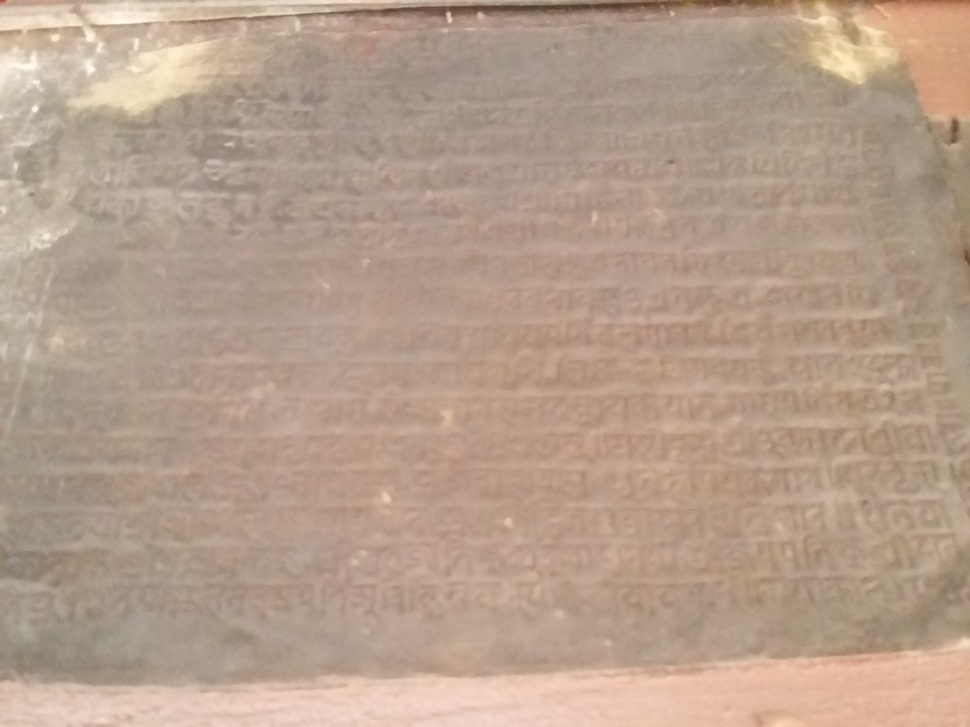
#> input picture Face cam/try/1.jpg, 970 x 727 px, shrunk from 3264 x 2448 before the run, given in place of the camera
$ python 'edge detect.py'   (older library calls are emulated)
#> lines starting #> are read from the running program, lines starting #| are printed output that depends on the picture
import cv2
import numpy as np

cap=cv2.VideoCapture(0)


while True:
    _,frame = cap.read()
#> frame is the input picture: shape (727, 970, 3); mean B, G, R 140.7, 158.7, 182.5

    laplacion=cv2.Laplacian(frame,cv2.CV_64F)
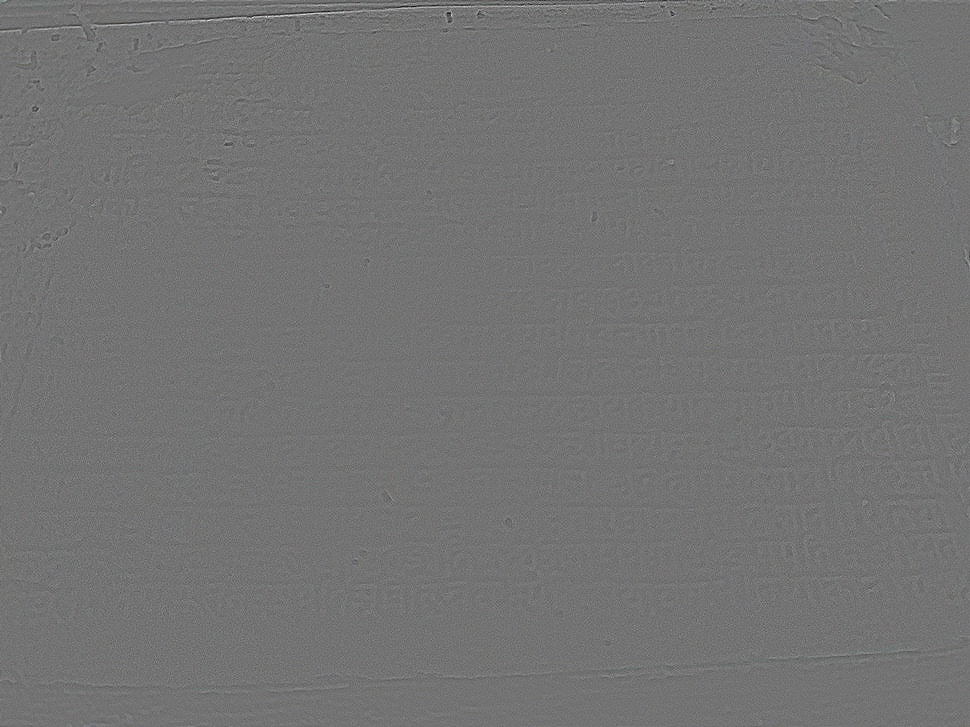
#> laplacion: shape (727, 970, 3) float64; mean B, G, R 0, 0, 0; drawn with min black and max white
    sobelx=cv2.Sobel(frame,cv2.CV_64F,1,0,ksize=5)
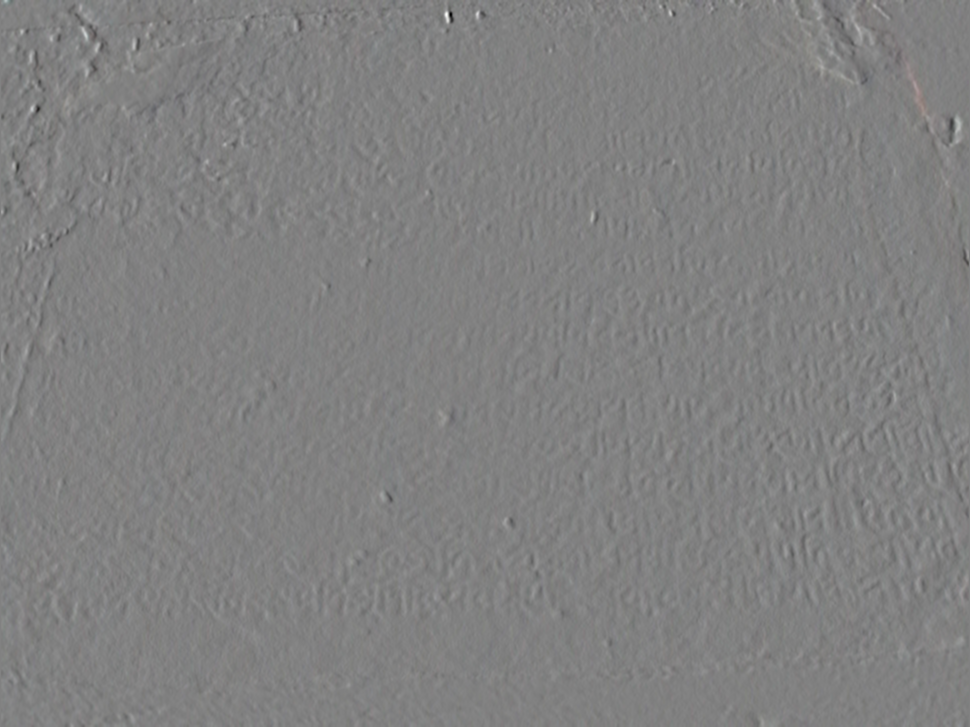
#> sobelx: shape (727, 970, 3) float64; mean B, G, R -3.8, -2.5, -0.9; drawn with min black and max white
    edges=cv2.Canny(frame,100,100)
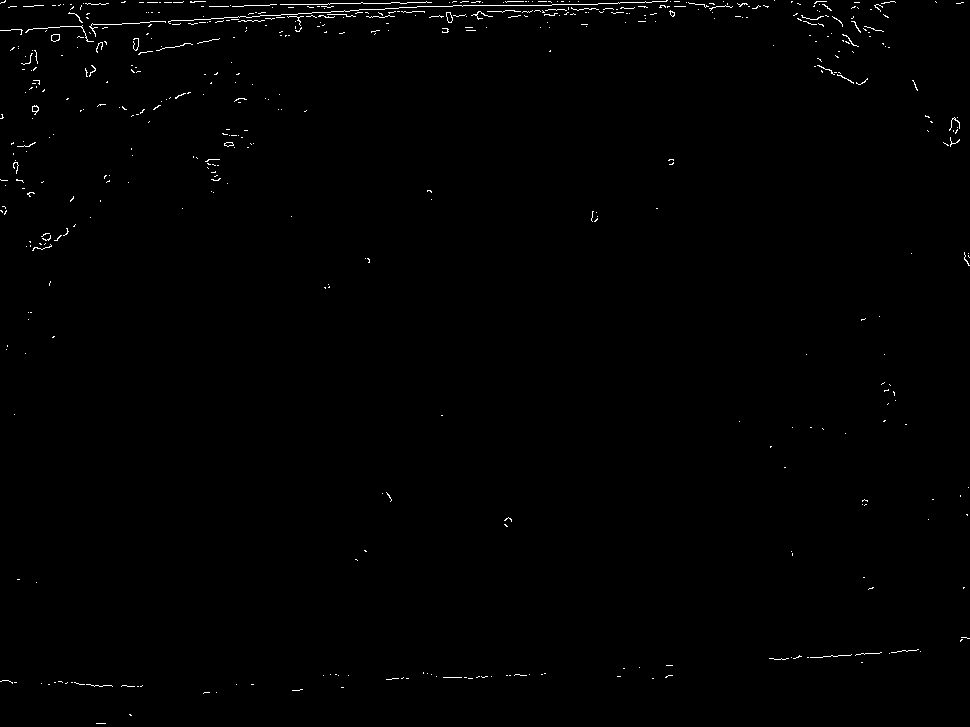
#> edges: shape (727, 970); 0.59% white in thin lines or dots
    cv2.imshow('sdf',edges)


    k=cv2.waitKey(5)&0xFF
#> (key Esc is pressed here)
    if k==27:
        break

cv2.destroyAllWindows()
cap.release()

$ run again, on Face cam/try/2.jpg
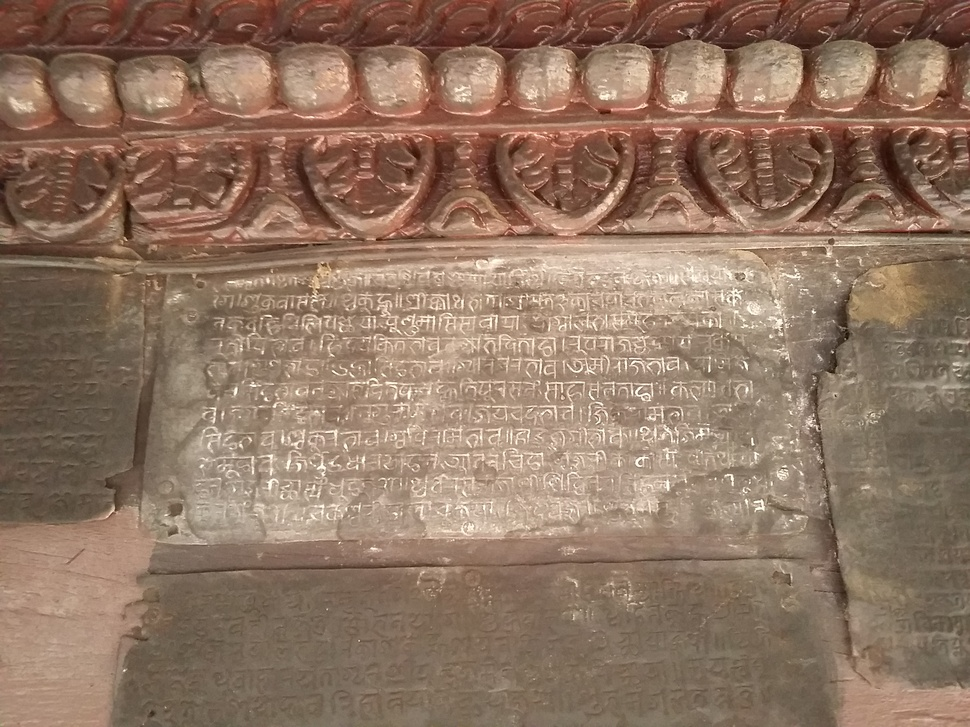
#> input picture Face cam/try/2.jpg, 970 x 727 px, shrunk from 3264 x 2448 before the run, given in place of the camera
#> frame is the input picture: shape (727, 970, 3); mean B, G, R 98.3, 117.2, 143.8
#> `sobelx=cv2.Sobel(frame,cv2.CV_64F,1,0,ksize=5)`:
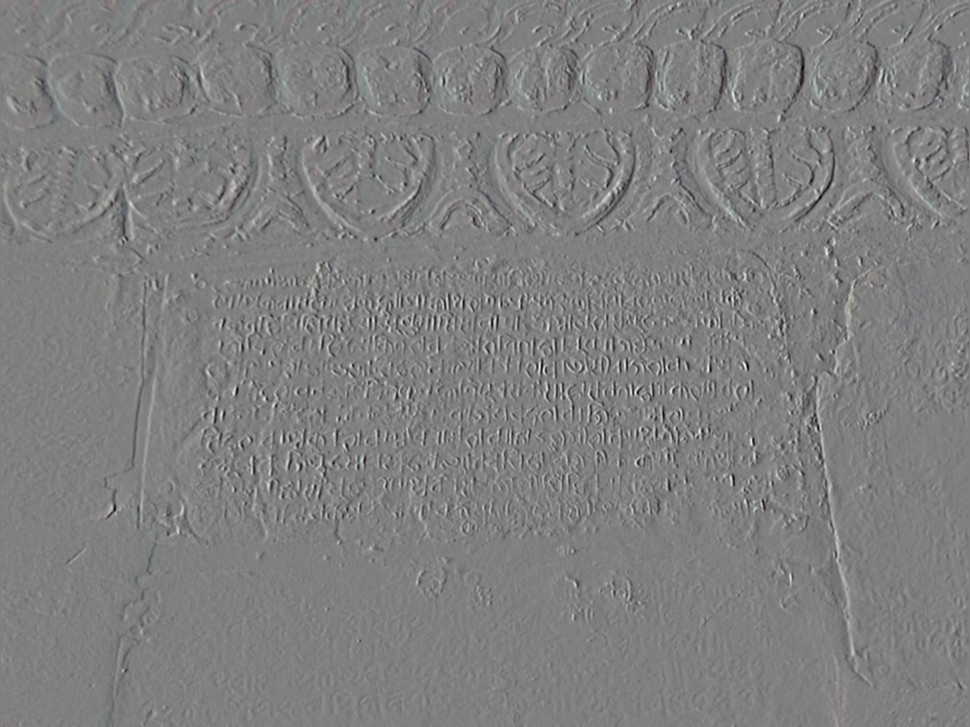
#> sobelx: shape (727, 970, 3) float64; mean B, G, R 0.6, 0.6, 0.1; drawn with min black and max white
#> `edges=cv2.Canny(frame,100,100)`:
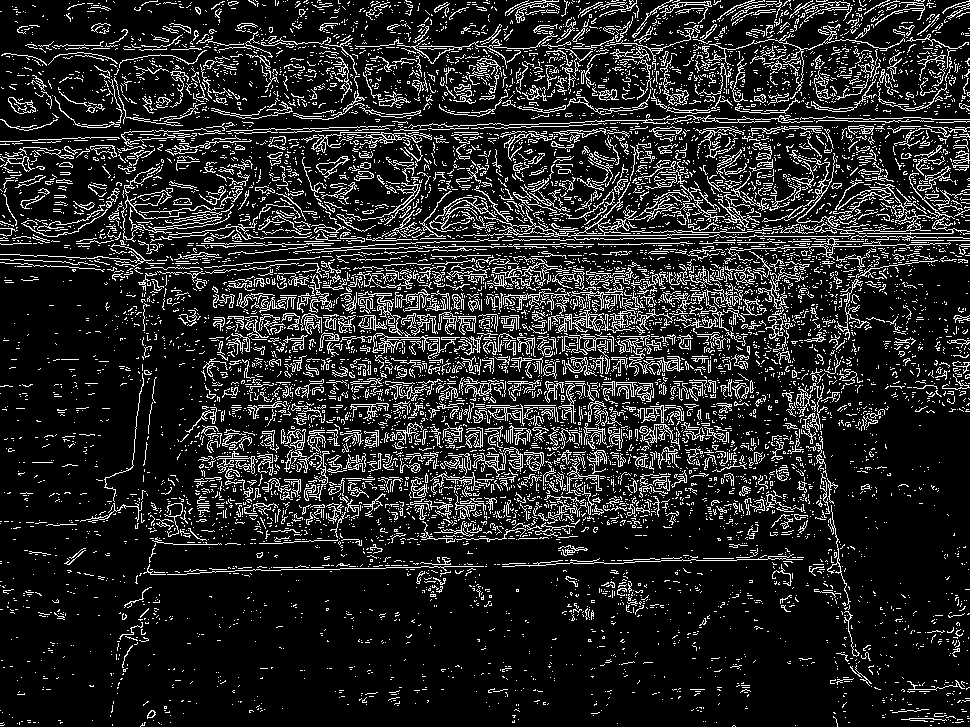
#> edges: shape (727, 970); 14.7% white in thin lines or dots
